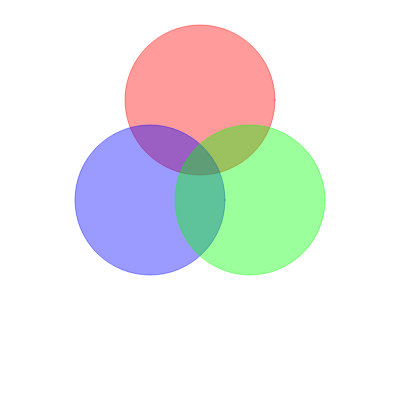
Frame 1 (no input)
Frame 60 (no input): identical to frame 1, image omitted
Frame 120 (the mouse pressed at the canvas centre since frame 60): identical to frame 1, image omitted

The p5.js sketch that drew this single still picture (run headless with seeded random() and noise() and a simulated clock; from frame 60 on, the mouse is pressed at the canvas centre):

// p5.js sketch
// ── sketch.js
function setup() {
  createCanvas(400, 400);
}

function draw() {
  background(255,255,255);
  fill(255, 0, 0, 100);
  stroke(255, 0, 0, 100)
  ellipse(200, 100, 150,150 );
  fill(0, 0, 255, 100);
  stroke(0, 0, 255, 100)
  ellipse(150, 200, 150,150 );
  fill(0, 255, 0, 100);
  stroke(0, 255, 0, 100)
  ellipse(250, 200, 150,150 );
  
}
